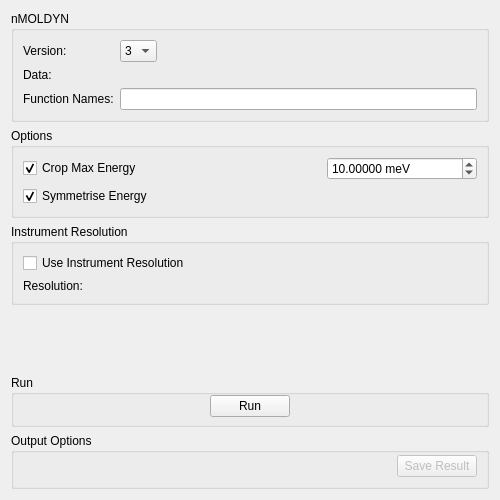
<?xml version="1.0" encoding="UTF-8"?>
<ui version="4.0">
 <class>IndirectMolDyn</class>
 <widget class="QWidget" name="IndirectMolDyn">
  <property name="geometry">
   <rect>
    <x>0</x>
    <y>0</y>
    <width>500</width>
    <height>500</height>
   </rect>
  </property>
  <property name="windowTitle">
   <string>Form</string>
  </property>
  <layout class="QVBoxLayout" name="verticalLayout">
   <item>
    <widget class="QGroupBox" name="gbSimulation">
     <property name="title">
      <string>nMOLDYN</string>
     </property>
     <layout class="QGridLayout" name="gridLayout_2">
      <item row="1" column="0">
       <widget class="QLabel" name="lblSample">
        <property name="text">
         <string>Data:</string>
        </property>
       </widget>
      </item>
      <item row="1" column="1">
       <widget class="MantidQt::API::FileFinderWidget" name="mwRun" native="true">
        <property name="sizePolicy">
         <sizepolicy hsizetype="Preferred" vsizetype="Fixed">
          <horstretch>0</horstretch>
          <verstretch>0</verstretch>
         </sizepolicy>
        </property>
        <property name="toolTip">
         <string>&lt;html&gt;&lt;head/&gt;&lt;body&gt;&lt;p&gt;Simulation filename.&lt;/p&gt;&lt;/body&gt;&lt;/html&gt;</string>
        </property>
        <property name="label" stdset="0">
         <string/>
        </property>
        <property name="fileExtensions" stdset="0">
         <stringlist>
          <string>.dat</string>
          <string>.cdl</string>
         </stringlist>
        </property>
       </widget>
      </item>
      <item row="2" column="0">
       <widget class="QLabel" name="lblFunctionNames">
        <property name="sizePolicy">
         <sizepolicy hsizetype="Preferred" vsizetype="Fixed">
          <horstretch>0</horstretch>
          <verstretch>0</verstretch>
         </sizepolicy>
        </property>
        <property name="text">
         <string>Function Names:</string>
        </property>
       </widget>
      </item>
      <item row="2" column="1">
       <widget class="QLineEdit" name="leFunctionNames">
        <property name="toolTip">
         <string>&lt;html&gt;&lt;head/&gt;&lt;body&gt;&lt;p&gt;Comma separated list of functions to load from the input file.&lt;/p&gt;&lt;/body&gt;&lt;/html&gt;</string>
        </property>
       </widget>
      </item>
      <item row="0" column="0">
       <widget class="QLabel" name="lbVersion">
        <property name="text">
         <string>Version:</string>
        </property>
       </widget>
      </item>
      <item row="0" column="1">
       <layout class="QHBoxLayout" name="loVersion">
        <item>
         <widget class="QComboBox" name="cbVersion">
          <item>
           <property name="text">
            <string>3</string>
           </property>
          </item>
          <item>
           <property name="text">
            <string>4</string>
           </property>
          </item>
         </widget>
        </item>
        <item>
         <spacer name="spVersionCombo">
          <property name="orientation">
           <enum>Qt::Horizontal</enum>
          </property>
          <property name="sizeHint" stdset="0">
           <size>
            <width>40</width>
            <height>20</height>
           </size>
          </property>
         </spacer>
        </item>
       </layout>
      </item>
     </layout>
    </widget>
   </item>
   <item>
    <widget class="QGroupBox" name="gbOptions">
     <property name="title">
      <string>Options</string>
     </property>
     <layout class="QGridLayout" name="gridLayout_3">
      <item row="1" column="1">
       <layout class="QHBoxLayout" name="horizontalLayout_2">
        <item>
         <widget class="QCheckBox" name="ckCropEnergy">
          <property name="text">
           <string>Crop Max Energy</string>
          </property>
          <property name="checked">
           <bool>true</bool>
          </property>
         </widget>
        </item>
        <item>
         <spacer name="horizontalSpacer">
          <property name="orientation">
           <enum>Qt::Horizontal</enum>
          </property>
          <property name="sizeHint" stdset="0">
           <size>
            <width>40</width>
            <height>20</height>
           </size>
          </property>
         </spacer>
        </item>
        <item>
         <widget class="QDoubleSpinBox" name="dspMaxEnergy">
          <property name="minimumSize">
           <size>
            <width>150</width>
            <height>0</height>
           </size>
          </property>
          <property name="toolTip">
           <string>&lt;html&gt;&lt;head/&gt;&lt;body&gt;&lt;p&gt;Crop the upper energy range of any workspaces with energy as the X unit (e.g. S(Q,w)).&lt;/p&gt;&lt;/body&gt;&lt;/html&gt;</string>
          </property>
          <property name="suffix">
           <string> meV</string>
          </property>
          <property name="decimals">
           <number>5</number>
          </property>
          <property name="maximum">
           <double>1000.000000000000000</double>
          </property>
          <property name="singleStep">
           <double>0.100000000000000</double>
          </property>
          <property name="value">
           <double>10.000000000000000</double>
          </property>
         </widget>
        </item>
       </layout>
      </item>
      <item row="2" column="1">
       <widget class="QCheckBox" name="ckSymmetrise">
        <property name="toolTip">
         <string>&lt;html&gt;&lt;head/&gt;&lt;body&gt;&lt;p&gt;Symmetrise functions in energy about the Y axis.&lt;/p&gt;&lt;/body&gt;&lt;/html&gt;</string>
        </property>
        <property name="text">
         <string>Symmetrise Energy</string>
        </property>
        <property name="checked">
         <bool>true</bool>
        </property>
       </widget>
      </item>
     </layout>
    </widget>
   </item>
   <item>
    <widget class="QGroupBox" name="gbInstRes">
     <property name="title">
      <string>Instrument Resolution</string>
     </property>
     <layout class="QGridLayout" name="gridLayout">
      <item row="1" column="0">
       <widget class="QLabel" name="lblResolution">
        <property name="text">
         <string>Resolution:</string>
        </property>
       </widget>
      </item>
      <item row="1" column="1">
       <widget class="MantidQt::MantidWidgets::DataSelector" name="dsResolution" native="true">
        <property name="enabled">
         <bool>false</bool>
        </property>
        <property name="sizePolicy">
         <sizepolicy hsizetype="Minimum" vsizetype="Fixed">
          <horstretch>0</horstretch>
          <verstretch>0</verstretch>
         </sizepolicy>
        </property>
        <property name="toolTip">
         <string>&lt;html&gt;&lt;head/&gt;&lt;body&gt;&lt;p&gt;Instrument resolution file or workspace.&lt;/p&gt;&lt;/body&gt;&lt;/html&gt;</string>
        </property>
        <property name="autoLoad" stdset="0">
         <bool>true</bool>
        </property>
        <property name="loadLabelText" stdset="0">
         <string/>
        </property>
        <property name="workspaceSuffixes" stdset="0">
         <stringlist>
          <string>_red</string>
          <string>_res</string>
         </stringlist>
        </property>
        <property name="fileBrowserSuffixes" stdset="0">
         <stringlist>
          <string>_red.nxs</string>
          <string>_res.nxs</string>
         </stringlist>
        </property>
        <property name="showLoad" stdset="0">
         <bool>false</bool>
        </property>
       </widget>
      </item>
      <item row="0" column="0" colspan="2">
       <widget class="QCheckBox" name="ckResolution">
        <property name="enabled">
         <bool>true</bool>
        </property>
        <property name="toolTip">
         <string>&lt;html&gt;&lt;head/&gt;&lt;body&gt;&lt;p&gt;Convolve suitable workspaces with an instrument resolution.&lt;/p&gt;&lt;/body&gt;&lt;/html&gt;</string>
        </property>
        <property name="text">
         <string>Use Instrument Resolution</string>
        </property>
        <property name="checked">
         <bool>false</bool>
        </property>
       </widget>
      </item>
     </layout>
    </widget>
   </item>
   <item>
    <spacer name="verticalSpacer">
     <property name="orientation">
      <enum>Qt::Vertical</enum>
     </property>
     <property name="sizeHint" stdset="0">
      <size>
       <width>20</width>
       <height>40</height>
      </size>
     </property>
    </spacer>
   </item>
   <item>
    <widget class="QGroupBox" name="gbRun">
     <property name="title">
      <string>Run</string>
     </property>
     <layout class="QHBoxLayout" name="horizontalLayout_3">
      <property name="leftMargin">
       <number>0</number>
      </property>
      <property name="topMargin">
       <number>0</number>
      </property>
      <property name="rightMargin">
       <number>0</number>
      </property>
      <property name="bottomMargin">
       <number>7</number>
      </property>
      <item>
       <spacer name="horizontalSpacer_3">
        <property name="orientation">
         <enum>Qt::Horizontal</enum>
        </property>
        <property name="sizeHint" stdset="0">
         <size>
          <width>194</width>
          <height>20</height>
         </size>
        </property>
       </spacer>
      </item>
      <item>
       <widget class="QPushButton" name="pbRun">
        <property name="text">
         <string>Run</string>
        </property>
       </widget>
      </item>
      <item>
       <spacer name="horizontalSpacer_2">
        <property name="orientation">
         <enum>Qt::Horizontal</enum>
        </property>
        <property name="sizeHint" stdset="0">
         <size>
          <width>193</width>
          <height>20</height>
         </size>
        </property>
       </spacer>
      </item>
     </layout>
    </widget>
   </item>
   <item>
    <widget class="QGroupBox" name="gbOutput">
     <property name="sizePolicy">
      <sizepolicy hsizetype="Preferred" vsizetype="Fixed">
       <horstretch>0</horstretch>
       <verstretch>0</verstretch>
      </sizepolicy>
     </property>
     <property name="minimumSize">
      <size>
       <width>0</width>
       <height>56</height>
      </size>
     </property>
     <property name="title">
      <string>Output Options</string>
     </property>
     <layout class="QHBoxLayout" name="horizontalLayout">
      <property name="topMargin">
       <number>0</number>
      </property>
      <property name="bottomMargin">
       <number>7</number>
      </property>
      <item>
       <widget class="MantidQt::CustomInterfaces::IndirectPlotOptionsView" name="ipoPlotOptions" native="true"/>
      </item>
      <item>
       <spacer name="horizontalSpacer_18">
        <property name="orientation">
         <enum>Qt::Horizontal</enum>
        </property>
        <property name="sizeHint" stdset="0">
         <size>
          <width>40</width>
          <height>20</height>
         </size>
        </property>
       </spacer>
      </item>
      <item>
       <widget class="QPushButton" name="pbSave">
        <property name="enabled">
         <bool>false</bool>
        </property>
        <property name="text">
         <string>Save Result</string>
        </property>
       </widget>
      </item>
     </layout>
    </widget>
   </item>
  </layout>
 </widget>
 <customwidgets>
  <customwidget>
   <class>MantidQt::API::FileFinderWidget</class>
   <extends>QWidget</extends>
   <header>MantidQtWidgets/Common/FileFinderWidget.h</header>
  </customwidget>
  <customwidget>
   <class>MantidQt::MantidWidgets::DataSelector</class>
   <extends>QWidget</extends>
   <header>MantidQtWidgets/Common/DataSelector.h</header>
  </customwidget>
  <customwidget>
   <class>MantidQt::CustomInterfaces::IndirectPlotOptionsView</class>
   <extends>QWidget</extends>
   <header>IndirectPlotOptionsView.h</header>
   <container>1</container>
  </customwidget>
 </customwidgets>
 <tabstops>
  <tabstop>mwRun</tabstop>
  <tabstop>leFunctionNames</tabstop>
  <tabstop>ckCropEnergy</tabstop>
  <tabstop>dspMaxEnergy</tabstop>
  <tabstop>ckResolution</tabstop>
  <tabstop>dsResolution</tabstop>
  <tabstop>pbSave</tabstop>
 </tabstops>
 <resources/>
 <connections/>
</ui>
